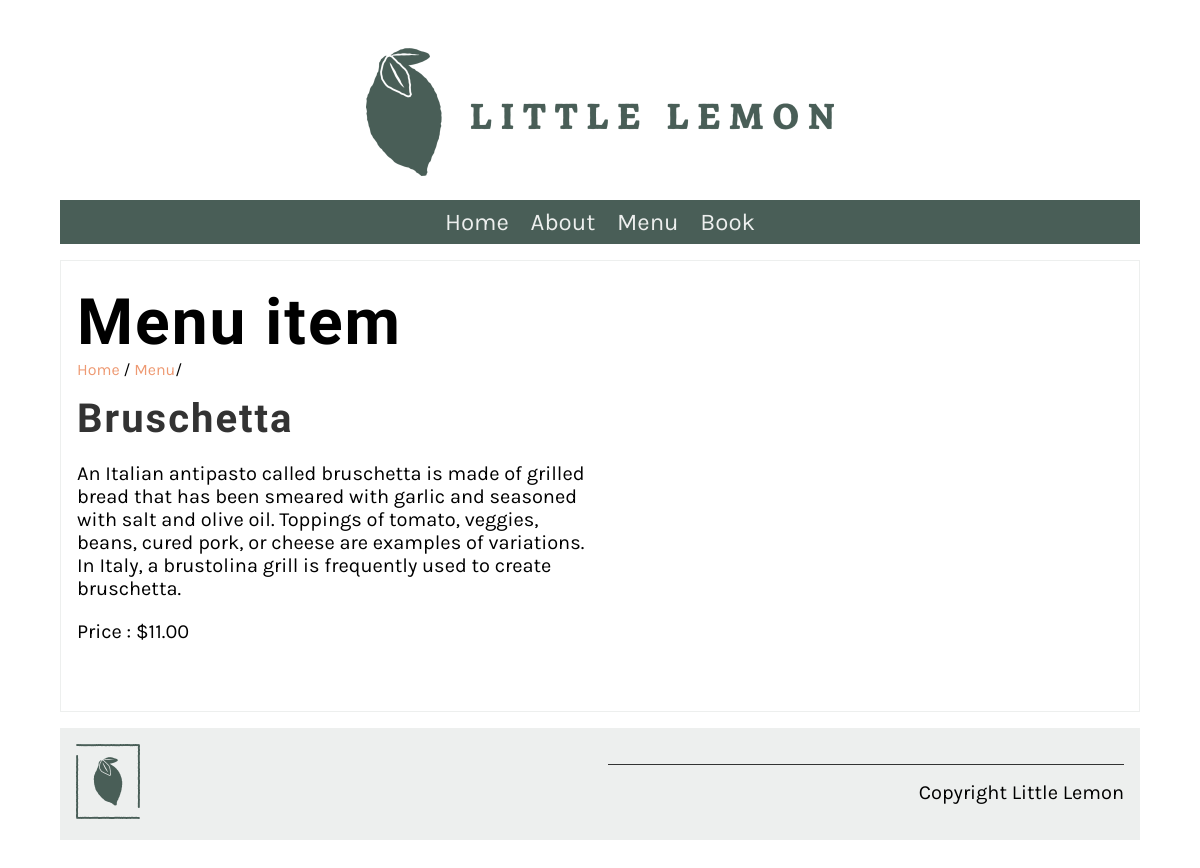
The app's page /menu_item/3 with its own data.
### restaurant/models.py (models this page shows, shortened)
class Menu(models.Model):
   name=models.CharField(max_length=200)
   price=models.IntegerField()
   menu_item_description=models.TextField(max_length=1000, default='')

### restaurant/views.py (the view)
# urls.py: path("menu_item/<int:pk>", views.display_menu_items, name="menu_item")
def display_menu_items(request,pk=None):
    if pk:
        menu_item=Menu.objects.get(pk=pk)
    else:
        menu_item=""
    return render (request,"menu_item.html",{"menu_item":menu_item})

### restaurant/templates/menu_item.html (shortened to what this page needs)
{% extends 'base.html' %}
{% load static %}
{% block content %}
<section>
    <article>
        <h1>Menu item</h1>
        <span>
            <a href="{% url 'home' %}">Home</a> /
            <a href="{% url 'menu' %}">Menu</a>/
        </span>
        <div class="row">
            <div class="column">
                <h2>
                   {{menu_item.name}}
                </h2>
                <p>
                    {{menu_item.menu_item_description}}
                </p>
                <p>
                   Price : ${{menu_item.price}}.00
                </p>
            </div>
            <div class="column">
            </div>
        </div>
    </article>
</section>
{% endblock %}

### restaurant/static/css/style.css (style rules this page uses)
body { font-family: 'Karla', sans-serif; margin-top: 3rem; margin-bottom: 3rem; margin-left: 5%; margin-right: 5%; }
h1, h2, h3, h4, h5, h6 { font-family: 'Markazi Text', serif; letter-spacing: 2px;; }
h1 { font-size: 4rem; margin-top: 1.5rem; margin-bottom: 0; }
h2 { font-size: 2.5rem; color: #333333; margin:1rem 0; }
p, ul { font-size: 1.25rem;; }
a { color: #EE9972; text-decoration: none; }
section { display: flex; gap: 2rem 1rem; margin-top: 1rem; margin-bottom: 1rem; flex-direction: row; }
article { flex:1; }
main article { border: 1px solid #EDEFEE; padding-left: 1rem; padding-right: 1rem; }
.row { display: flex; flex-direction: row; width: 100%; padding-bottom: 1rem; }
.column { flex-basis: 50%; margin-bottom: 1rem; padding-bottom: 1rem; }

### records on screen
Menu: name "Bruschetta", menu_item_description "An Italian antipasto called bruschetta is made of grilled bread that has been smeared with garlic and seasoned with salt and olive oil. Toppings of tomato, veggies, beans, cured pork, or cheese are examples of variations. In Italy, a brustolina grill is frequently used to create bruschetta.", price "11"
